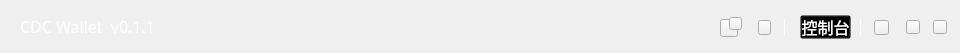
<?xml version="1.0" encoding="UTF-8"?>
<ui version="4.0">
 <class>TitleBar</class>
 <widget class="QWidget" name="TitleBar">
  <property name="geometry">
   <rect>
    <x>0</x>
    <y>0</y>
    <width>960</width>
    <height>53</height>
   </rect>
  </property>
  <property name="font">
   <font>
    <family>微软雅黑</family>
    <pointsize>12</pointsize>
   </font>
  </property>
  <property name="windowTitle">
   <string>Form</string>
  </property>
  <property name="styleSheet">
   <string notr="true"/>
  </property>
  <widget class="QToolButton" name="minBtn">
   <property name="geometry">
    <rect>
     <x>906</x>
     <y>20</y>
     <width>14</width>
     <height>14</height>
    </rect>
   </property>
   <property name="cursor">
    <cursorShape>PointingHandCursor</cursorShape>
   </property>
   <property name="focusPolicy">
    <enum>Qt::NoFocus</enum>
   </property>
   <property name="text">
    <string/>
   </property>
  </widget>
  <widget class="QToolButton" name="closeBtn">
   <property name="geometry">
    <rect>
     <x>933</x>
     <y>20</y>
     <width>14</width>
     <height>14</height>
    </rect>
   </property>
   <property name="cursor">
    <cursorShape>PointingHandCursor</cursorShape>
   </property>
   <property name="focusPolicy">
    <enum>Qt::NoFocus</enum>
   </property>
   <property name="text">
    <string/>
   </property>
  </widget>
  <widget class="QLabel" name="divLineLabel">
   <property name="geometry">
    <rect>
     <x>860</x>
     <y>19</y>
     <width>1</width>
     <height>16</height>
    </rect>
   </property>
   <property name="styleSheet">
    <string notr="true">background-color: rgb(255, 255, 255);</string>
   </property>
   <property name="text">
    <string/>
   </property>
  </widget>
  <widget class="QToolButton" name="menuBtn">
   <property name="geometry">
    <rect>
     <x>874</x>
     <y>20</y>
     <width>15</width>
     <height>15</height>
    </rect>
   </property>
   <property name="cursor">
    <cursorShape>PointingHandCursor</cursorShape>
   </property>
   <property name="focusPolicy">
    <enum>Qt::NoFocus</enum>
   </property>
   <property name="text">
    <string/>
   </property>
  </widget>
  <widget class="QToolButton" name="newsBtn">
   <property name="geometry">
    <rect>
     <x>720</x>
     <y>19</y>
     <width>18</width>
     <height>18</height>
    </rect>
   </property>
   <property name="cursor">
    <cursorShape>PointingHandCursor</cursorShape>
   </property>
   <property name="focusPolicy">
    <enum>Qt::NoFocus</enum>
   </property>
   <property name="text">
    <string/>
   </property>
  </widget>
  <widget class="QToolButton" name="newsBtn2">
   <property name="geometry">
    <rect>
     <x>729</x>
     <y>17</y>
     <width>13</width>
     <height>13</height>
    </rect>
   </property>
   <property name="font">
    <font>
     <pointsize>8</pointsize>
     <weight>75</weight>
     <bold>true</bold>
    </font>
   </property>
   <property name="cursor">
    <cursorShape>PointingHandCursor</cursorShape>
   </property>
   <property name="focusPolicy">
    <enum>Qt::NoFocus</enum>
   </property>
   <property name="text">
    <string/>
   </property>
  </widget>
  <widget class="QToolButton" name="consoleBtn">
   <property name="geometry">
    <rect>
     <x>800</x>
     <y>15</y>
     <width>51</width>
     <height>24</height>
    </rect>
   </property>
   <property name="font">
    <font>
     <family>微软雅黑</family>
    </font>
   </property>
   <property name="cursor">
    <cursorShape>PointingHandCursor</cursorShape>
   </property>
   <property name="focusPolicy">
    <enum>Qt::NoFocus</enum>
   </property>
   <property name="styleSheet">
    <string notr="true">color: rgb(255, 255, 255);
background:transparent;</string>
   </property>
   <property name="text">
    <string>控制台</string>
   </property>
  </widget>
  <widget class="QToolButton" name="lockBtn">
   <property name="geometry">
    <rect>
     <x>758</x>
     <y>20</y>
     <width>13</width>
     <height>15</height>
    </rect>
   </property>
   <property name="cursor">
    <cursorShape>PointingHandCursor</cursorShape>
   </property>
   <property name="focusPolicy">
    <enum>Qt::NoFocus</enum>
   </property>
   <property name="text">
    <string/>
   </property>
  </widget>
  <widget class="QLabel" name="divLineLabel_2">
   <property name="geometry">
    <rect>
     <x>784</x>
     <y>19</y>
     <width>1</width>
     <height>16</height>
    </rect>
   </property>
   <property name="styleSheet">
    <string notr="true">background-color: rgb(255, 255, 255);</string>
   </property>
   <property name="text">
    <string/>
   </property>
  </widget>
  <widget class="QLabel" name="versionLabel">
   <property name="geometry">
    <rect>
     <x>20</x>
     <y>16</y>
     <width>221</width>
     <height>20</height>
    </rect>
   </property>
   <property name="styleSheet">
    <string notr="true">color: rgb(255, 255, 255);
font: 12pt &quot;微软雅黑&quot;;</string>
   </property>
   <property name="text">
    <string>CDC Wallet  v0.1.1</string>
   </property>
  </widget>
 </widget>
 <resources/>
 <connections/>
</ui>
